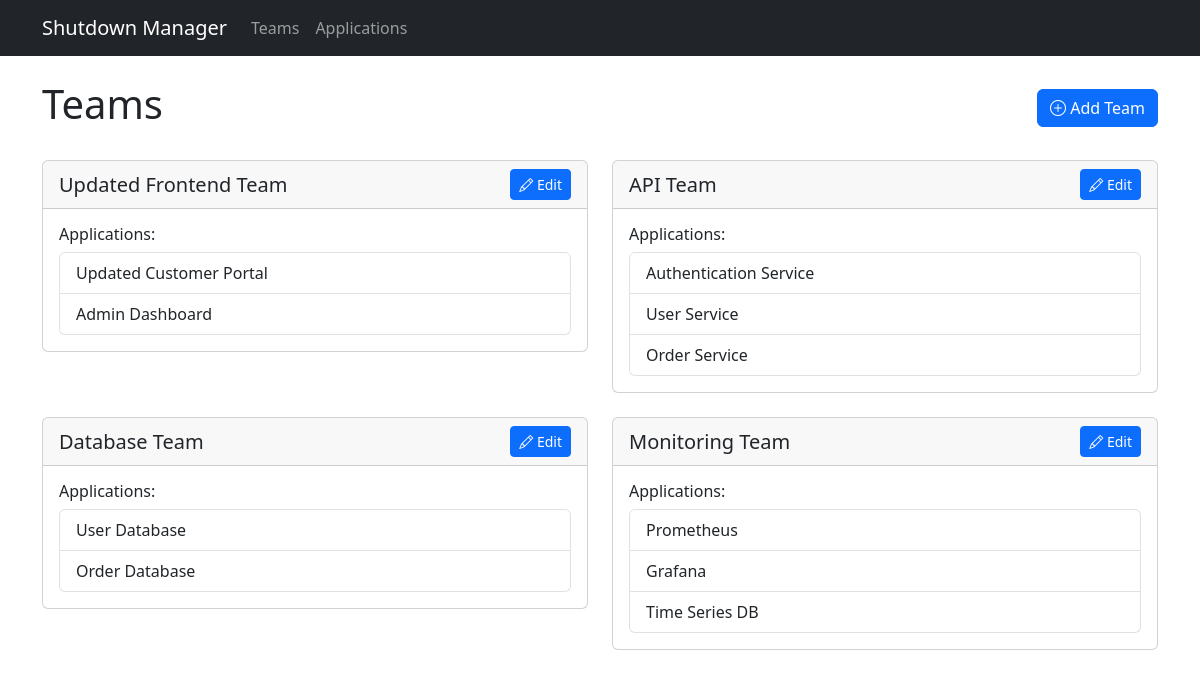
The page /teams on the database its author committed.
### app/models.py (models this page shows)
class Team(db.Model):
    id = db.Column(db.Integer, primary_key=True)
    name = db.Column(db.String(100), nullable=False, unique=True)
    applications = db.relationship('Application', backref='team', lazy=True)

class Application(db.Model):
    id = db.Column(db.Integer, primary_key=True)
    name = db.Column(db.String(100), nullable=False)
    team_id = db.Column(db.Integer, db.ForeignKey('team.id'), nullable=False)
    host = db.Column(db.String(255), nullable=False)
    port = db.Column(db.Integer)
    webui_url = db.Column(db.String(255))
    db_host = db.Column(db.String(255))
    shutdown_order = db.Column(db.Integer, nullable=False)
    status = db.Column(db.String(50), default='running')
    last_checked = db.Column(db.DateTime, default=datetime.utcnow)
    dependencies = db.relationship('ApplicationDependency',
                                 foreign_keys='ApplicationDependency.application_id',
                                 backref='application', lazy=True)

### app/routes.py (the view)
@main.route('/teams')
def teams():
    teams = Team.query.all()
    return render_template('teams.html', teams=teams)

### app/templates/teams.html (shortened to what this page needs)
{% extends "base.html" %}
{% block content %}
<div class="row">
    <div class="col-12">
        <div class="d-flex justify-content-between align-items-center mb-4">
            <h1>Teams</h1>
            <button class="btn btn-primary" data-bs-toggle="modal" data-bs-target="#addTeamModal">
                <i class="bi bi-plus-circle"></i> Add Team
            </button>
        </div>
        <div class="row">
            {% for team in teams %}
            <div class="col-md-6 mb-4">
                <div class="card">
                    <div class="card-header d-flex justify-content-between align-items-center">
                        <h5 class="card-title mb-0">{{ team.name }}</h5>
                        <button class="btn btn-sm btn-primary" onclick="editTeam({{ team.id }}, '{{ team.name }}')">
                            <i class="bi bi-pencil"></i> Edit
                        </button>
                    </div>
                    <div class="card-body">
                        <h6>Applications:</h6>
                        <ul class="list-group">
                            {% for app in team.applications %}
                            <li class="list-group-item">{{ app.name }}</li>
                            {% endfor %}
                        </ul>
                    </div>
                </div>
            </div>
            {% endfor %}
        </div>
    </div>
</div>
{% endblock %}

### rows shown on the page
Team: name "Updated Frontend Team"
Application: name "Updated Customer Portal"
Application: name "Admin Dashboard"
Team: name "API Team"
Application: name "Authentication Service"
Application: name "User Service"
Application: name "Order Service"
Team: name "Database Team"
Application: name "User Database"
Application: name "Order Database"
Team: name "Monitoring Team"
Application: name "Prometheus"
Application: name "Grafana"
Application: name "Time Series DB"
